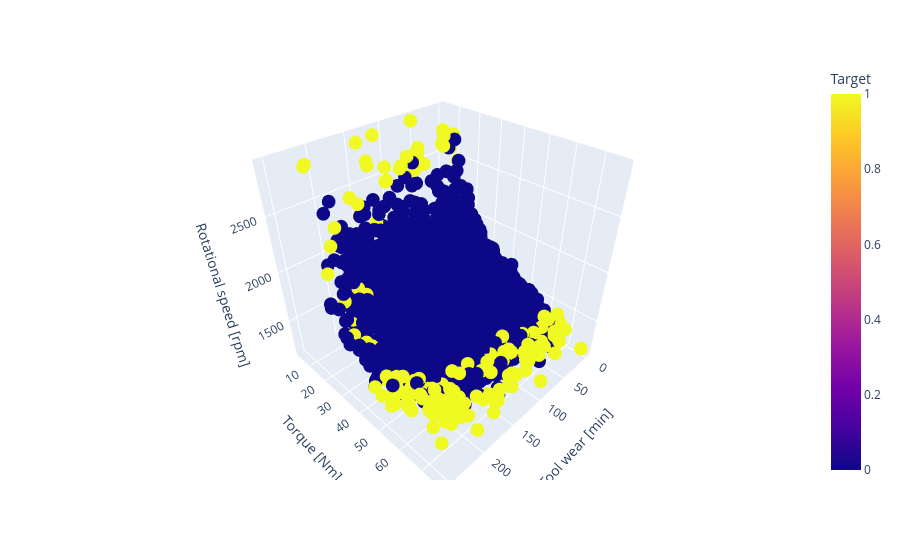

The code cell stored with this chart in its notebook:
### Code cell
import plotly.express as px

fig = px.scatter_3d(data, x='Tool wear [min]', y='Torque [Nm]', z='Rotational speed [rpm]',
              color='Target')
fig.show()

### Figure 1 — Plotly figure (JSON) as saved in the notebook; plotly's stock layout.template omitted (floating-point values rounded to 4 significant figures; data arrays with more than 128 entries replaced by an {"elided": "..."} marker saying what was removed)
{"data": [{"hovertemplate": "Tool wear [min]=%{x}<br>Torque [Nm]=%{y}<br>Rotational speed [rpm]=%{z}<br>Target=%{marker.color}<extra></extra>", "legendgroup": "", "marker": {"color": {"elided": "10000 int values"}, "coloraxis": "coloraxis", "symbol": "circle"}, "mode": "markers", "name": "", "scene": "scene", "showlegend": false, "type": "scatter3d", "x": {"elided": "10000 int values"}, "y": {"elided": "10000 float values"}, "z": {"elided": "10000 int values"}}], "layout": {"coloraxis": {"colorbar": {"title": {"text": "Target"}}, "colorscale": [[0, "#0d0887"], [0.1111, "#46039f"], [0.2222, "#7201a8"], [0.3333, "#9c179e"], [0.4444, "#bd3786"], [0.5556, "#d8576b"], [0.6667, "#ed7953"], [0.7778, "#fb9f3a"], [0.8889, "#fdca26"], [1, "#f0f921"]]}, "legend": {"tracegroupgap": 0}, "margin": {"t": 60}, "scene": {"domain": {"x": [0, 1], "y": [0, 1]}, "xaxis": {"title": {"text": "Tool wear [min]"}}, "yaxis": {"title": {"text": "Torque [Nm]"}}, "zaxis": {"title": {"text": "Rotational speed [rpm]"}}}}}
